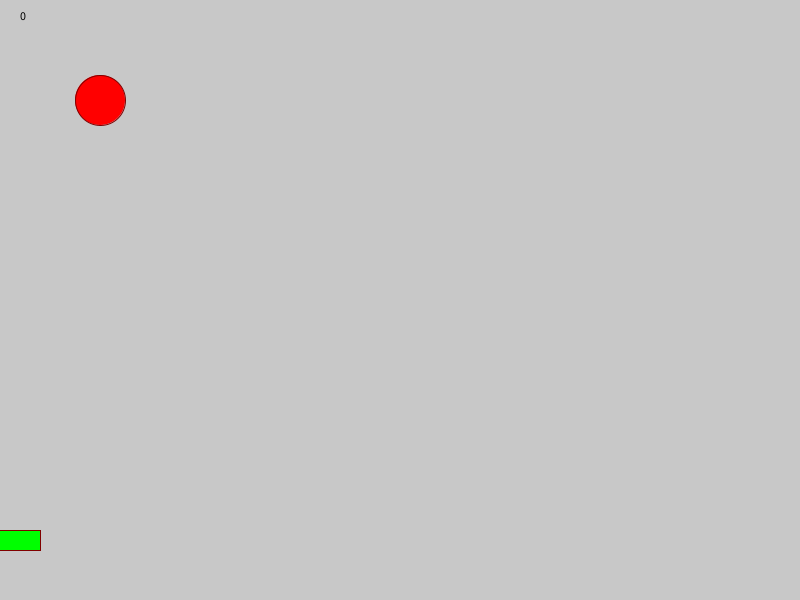
Frame 1 (no input)
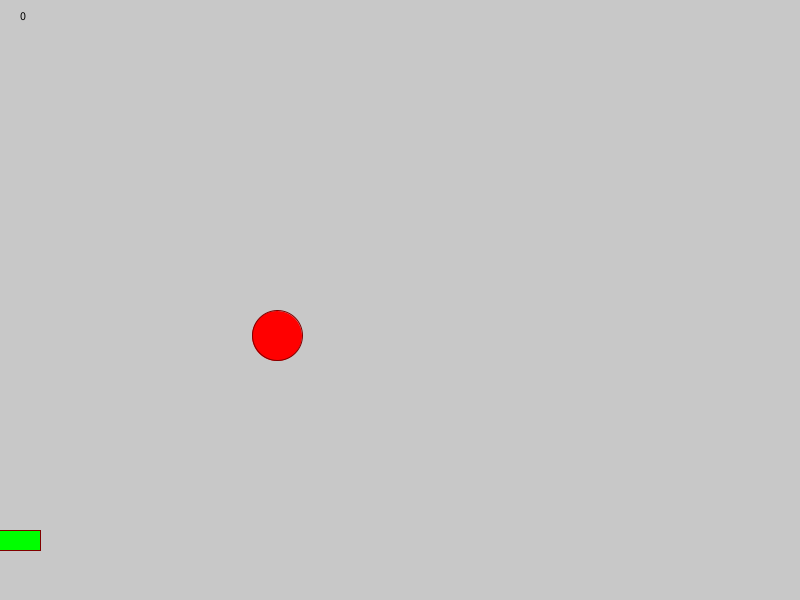
Frame 60 (the mouse pressed at the canvas centre just before this capture)
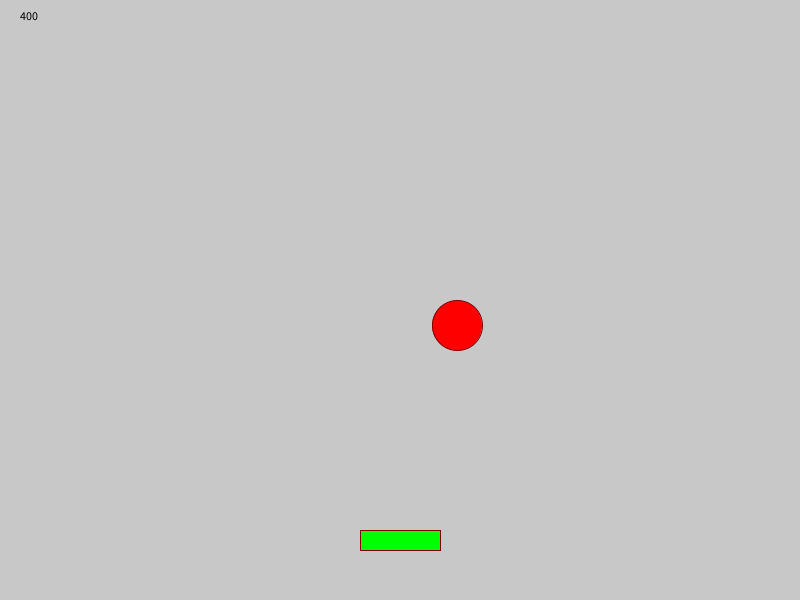
Frame 120 (the mouse held since frame 60 and released just before this capture)

The Processing sketch that drew these frames (run headless with seeded random() and noise(); from frame 60 on, the mouse is pressed at the canvas centre):

// Processing sketch: A2Comp
// ── A2Comp.pde
float x, y, vx, vy, ax, ay;
float r=25;

void setup() {
  size(800, 600);
  x=100; 
  y=100;
  vx=3; 
  vy=1;
  ax=0; 
  ay=0.1;
}

void draw() {
  float ypos = height*0.9; 
  background(200);
  fill(0);
    stroke(128, 0, 0);
  //debugging text
  text(mouseX, 20, 20);
  

  
  fill(255, 0, 0);

  ellipse(x, y, r*2, r*2);

  vx+=ax;
  vy+=ay;
  x+=vx;
  y+=vy;

  if (x >width-r || x <0+r) {
    vx = -vx;
  }
  if (y >height-r || y <0+r) {
    vy = -vy;
  }
  
    
  fill(0, 255, 0);
  rectMode(CENTER);
  //rect(mouseX, ypos, 80,20);
  rect(mouseX, ypos, 80, 20);
}
